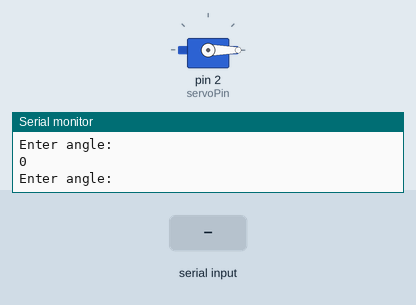
Simulated run of this sketch. Board: Arduino Uno, built with avr-gcc and run on an emulated ATmega328P. Shown: servo, the last lines printed to the serial monitor. The inputs (shaded band) are chosen by the test bench.

Above: at 1.2 s.
1.3 s: byte 30 received over Serial
At 2.5 s:
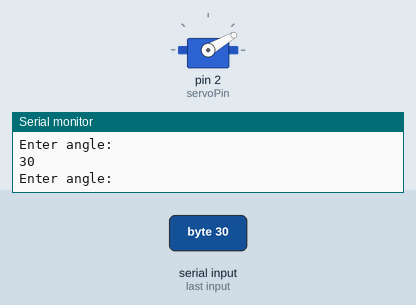
2.8 s: byte 90 received over Serial
At 3.7 s:
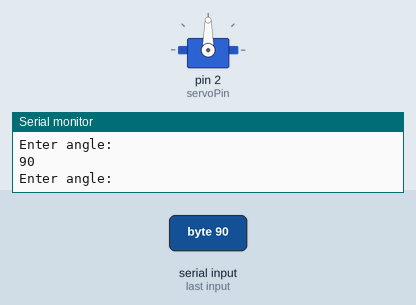
4.3 s: byte 120 received over Serial
At 4.9 s:
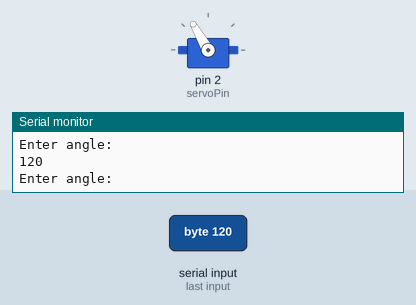
Timing chart, 0 to 7.3 s (numbered marks = the images above; inputs shaded):
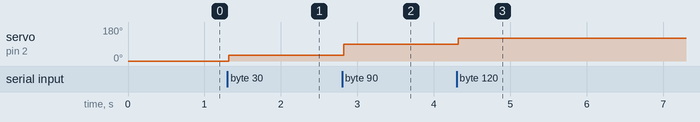

The sketch:

code.ino
```cpp
#include<Servo.h>

Servo myservo;		//create servo object to control the servo
int servoPin=2;		/*connect yelloe servo wire to digital
					GPIO pin 2*/
int val=0;
void setup()
{
  //attach servo to the PWM(Pulse with modulation) pin
  myservo.attach(servoPin);
  Serial.begin(9600);
}
void loop()
{
  //if data is available to read, read it and store it in val
  Serial.println("Enter angle: ");
  if (Serial.available()) {
    val=Serial.read();
    /*read value and converts to ASCII value
    i.e, ascii value of 1=48, which means 48 degrees
    ex: 13=60 degrees */
  }
  Serial.println(val);
  myservo.write(val);		//set the servo position
  delay(15);
}
```

Measured:
- after the input at 1.3 s, servo on pin 2 (servoPin): 0° → 30° at once
- after the input at 2.8 s, servo on pin 2 (servoPin): 30° → 90° at once
- after the input at 4.3 s, servo on pin 2 (servoPin): 90° → 120° at once
